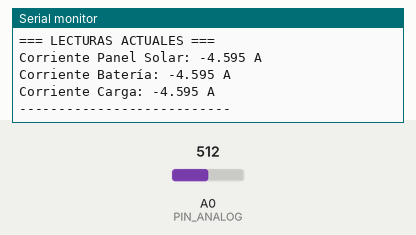
Bench run of a sketch on a simulated ESP8266 (NodeMCU). On the bench: the last lines printed to the serial monitor. The test bench sets the inputs (shaded band); at power-on: A0 (PIN_ANALOG) = 512.

Above: at 1.2 s.
1.3 s: A0 (PIN_ANALOG) set to 306
At 3.4 s:
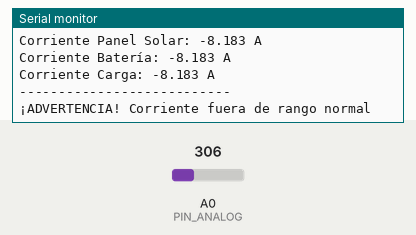
3.7 s: A0 (PIN_ANALOG) set to 122
At 5.3 s:
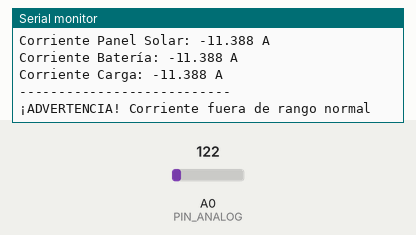
Timing chart, 0 to 6.8 s (numbered marks = the images above; inputs shaded):
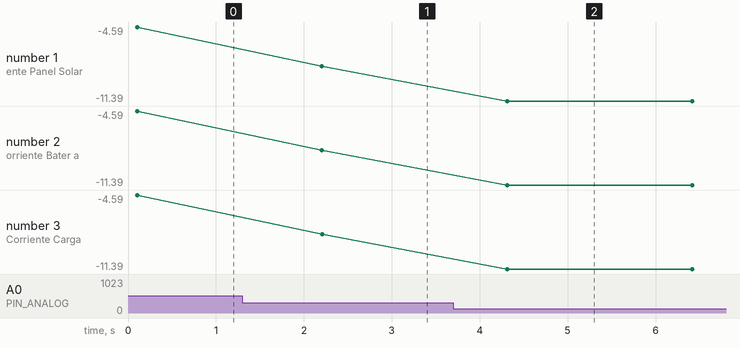

Measured:
- after the input at 1.3 s, the serial monitor: prints a new line after 0.91 s (image 1)
- after the input at 3.7 s, the serial monitor: prints a new line after 0.61 s (image 2)
- plotted number 1: -4.59 → -8.18 after the input at 1.3 s, -8.18 → -11.39 after the input at 3.7 s
- plotted number 2: -4.59 → -8.18 after the input at 1.3 s, -8.18 → -11.39 after the input at 3.7 s
- plotted number 3: -4.59 → -8.18 after the input at 1.3 s, -8.18 → -11.39 after the input at 3.7 s

The sketch:

claude.ino
```cpp
#include <ACS712.h>

// Definición de pines
#define PIN_ANALOG A0    // Entrada analógica de ESP8266
#define S0 D5           // Pin selector S0 del CD4052B
#define S1 D6           // Pin selector S1 del CD4052B

// Configuración del sensor ACS712
// Parámetros: pin analógico, voltaje de referencia, resolución ADC, sensibilidad
ACS712 sensorACS(A0, 3.3, 1024, 185); // 185 mV/A para ACS712-05B (5A)

// Variables para filtrado y estabilización
const int NUM_MUESTRAS = 10;
const int DELAY_ESTABILIZACION = 10; // ms

void setup() {
    Serial.begin(115200);

    // Configurar pines del multiplexor como salidas
    pinMode(S0, OUTPUT);
    pinMode(S1, OUTPUT);

    // Inicializar en canal 0
    seleccionarCanal(0);

    Serial.println("Sistema iniciado - Monitor de corriente con ACS712");
    Serial.println("Canal 0: Panel Solar");
    Serial.println("Canal 1: Batería");
    Serial.println("Canal 2: Carga");
    Serial.println("Canal 3: Divisor de voltaje (si está conectado)");
    Serial.println("----------------------------------------");
}

void seleccionarCanal(int canal) {
    // Validar que el canal esté en rango (0-3 para CD4052B)
    if (canal < 0 || canal > 3) {
        Serial.println("Error: Canal fuera de rango (0-3)");
        return;
    }

    // Configurar los pines de selección
    digitalWrite(S0, canal & 0x01);        // Bit menos significativo
    digitalWrite(S1, (canal >> 1) & 0x01); // Bit más significativo
}

float leerCorrienteACS(int canal) {
    seleccionarCanal(canal);
    delay(DELAY_ESTABILIZACION); // Pausa para estabilizar el multiplexor

    // Tomar múltiples muestras para mayor precisión
    float sumaLecturas = 0;
    for (int i = 0; i < NUM_MUESTRAS; i++) {
        int lecturaRaw = analogRead(PIN_ANALOG);
        float voltaje = lecturaRaw * (3.3 / 1024.0); // Convertir a voltios
        sumaLecturas += voltaje;
        delay(2); // Pequeña pausa entre lecturas
    }

    float voltajePromedio = sumaLecturas / NUM_MUESTRAS;

    // Convertir voltaje a corriente
    // ACS712-05B: Sensibilidad = 185 mV/A, Vcc/2 = 2.5V (punto cero)
    float corriente = (voltajePromedio - 2.5) / 0.185;

    return corriente;
}

float leerVoltaje(int canal) {
    // Función para leer voltaje del divisor de voltaje en el canal especificado
    seleccionarCanal(canal);
    delay(DELAY_ESTABILIZACION);

    float sumaLecturas = 0;
    for (int i = 0; i < NUM_MUESTRAS; i++) {
        int lecturaRaw = analogRead(PIN_ANALOG);
        float voltaje = lecturaRaw * (3.3 / 1024.0);
        sumaLecturas += voltaje;
        delay(2);
    }

    float voltajePromedio = sumaLecturas / NUM_MUESTRAS;

    // Ajustar según tu divisor de voltaje
    // Por ejemplo, si usas un divisor 10:1, multiplica por 10
    // float voltajeReal = voltajePromedio * 10.0; // Ajustar según tu divisor

    return voltajePromedio; // Retorna voltaje sin ajustar, modifica según necesites
}

void loop() {
    // Leer corrientes de los tres sensores ACS712
    float corrientePanel = leerCorrienteACS(0);
    float corrienteBateria = leerCorrienteACS(1);
    float corrienteCarga = leerCorrienteACS(2);

    // Si tienes un divisor de voltaje en el canal 3
    // float voltajeSistema = leerVoltaje(3);

    // Mostrar resultados
    Serial.println("=== LECTURAS ACTUALES ===");
    Serial.print("Corriente Panel Solar: ");
    Serial.print(corrientePanel, 3);
    Serial.println(" A");

    Serial.print("Corriente Batería: ");
    Serial.print(corrienteBateria, 3);
    Serial.println(" A");

    Serial.print("Corriente Carga: ");
    Serial.print(corrienteCarga, 3);
    Serial.println(" A");

    // Mostrar potencia estimada (necesitarías voltaje para cálculo preciso)
    // Serial.print("Potencia Panel: ");
    // Serial.print(corrientePanel * voltajeSistema, 2);
    // Serial.println(" W");

    Serial.println("---------------------------");

    // Verificar condiciones anómalas
    if (abs(corrientePanel) > 6.0 || abs(corrienteBateria) > 6.0 || abs(corrienteCarga) > 6.0) {
        Serial.println("¡ADVERTENCIA! Corriente fuera de rango normal");
    }

    delay(2000);
}
```
